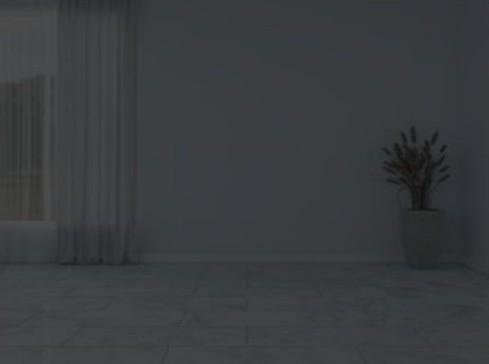
#> input picture assignment2/floor.jpeg, 489 x 364 px
$ python q3_2_final.py
#> lines starting #> are read from the running program, lines starting #| are printed output that depends on the picture
import cv2
import numpy as np
import matplotlib.pyplot as plt

# Load input images
background_path = "floor.jpeg"
overlay_path = "lava.jpeg"

background_img = cv2.imread(background_path)
#> background_img is the input picture: shape (364, 489, 3); mean B, G, R 63.9, 60.6, 58.6
bg_copy = background_img.copy()
overlay_img = cv2.imread(overlay_path)
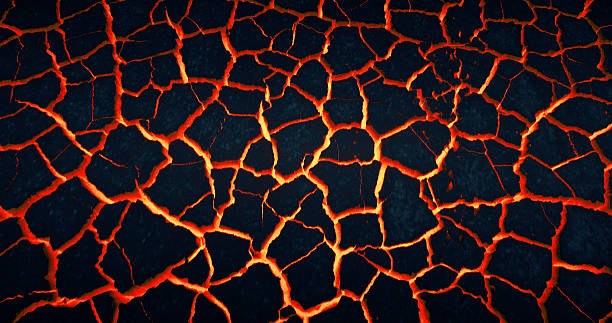
#> input picture assignment2/lava.jpeg, 612 x 323 px
#> overlay_img is the input picture: shape (323, 612, 3); mean B, G, R 26.2, 24.5, 45.3

# Resize overlay to match background dimensions (optional)
overlay_img = cv2.resize(overlay_img, (background_img.shape[1], background_img.shape[0]))
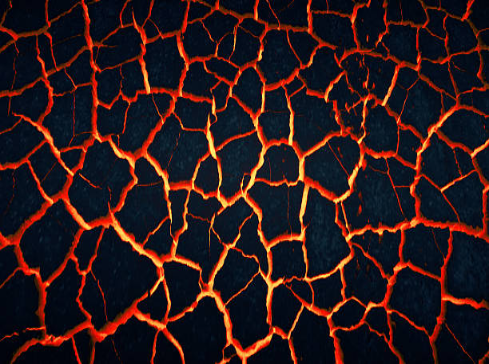
#> overlay_img: shape (364, 489, 3); mean B, G, R 26.1, 24.4, 45.2

#Store selected coordinates
selected_points = []

#Mouse callback function for selecting 4 points on the background
def get_points(event, x, y, flags, param):
    if event == cv2.EVENT_LBUTTONDOWN:
        selected_points.append([x, y])
        print(f"Selected point: ({x}, {y})")

        # Visual feedback on selection
        cv2.circle(bg_copy, (x, y), 5, (0, 255, 0), -1)
        cv2.imshow("Select Target Area", bg_copy)

#Display the background image for point selection
cv2.imshow("Select Target Area", bg_copy)
cv2.setMouseCallback("Select Target Area", get_points)

#Wait until user selects 4 points
while len(selected_points) < 4:
    cv2.waitKey(1)

cv2.destroyAllWindows()

#Prepare corresponding point sets
pts_background = np.array(selected_points, dtype=np.float32)
pts_overlay = np.array([
    [0, 0],
    [overlay_img.shape[1], 0],
    [overlay_img.shape[1], overlay_img.shape[0]],
    [0, overlay_img.shape[0]]
], dtype=np.float32)

#Compute homography matrix
H, _ = cv2.findHomography(pts_overlay, pts_background)

# Warp the overlay image onto the background
warped_overlay = cv2.warpPerspective(overlay_img, H, (background_img.shape[1], background_img.shape[0]))

#Create a mask for blending region
mask = np.zeros_like(background_img, dtype=np.uint8)
cv2.fillConvexPoly(mask, pts_background.astype(int), (255, 255, 255))

# Blend both images together
final_result = cv2.addWeighted(background_img, 0.8, warped_overlay, 1, -1.5)

#Display the final output
plt.imshow(cv2.cvtColor(final_result, cv2.COLOR_BGR2RGB))
plt.axis('off')
plt.title("Warped and Blended Overlay")
plt.show()
